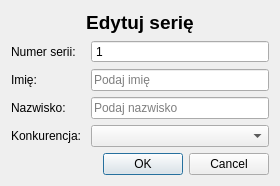
<?xml version="1.0" encoding="UTF-8"?>
<ui version="4.0">
 <class>Dialog</class>
 <widget class="QDialog" name="Dialog">
  <property name="geometry">
   <rect>
    <x>0</x>
    <y>0</y>
    <width>280</width>
    <height>180</height>
   </rect>
  </property>
  <property name="windowTitle">
   <string>Dialog</string>
  </property>
  <layout class="QFormLayout" name="formLayout">
   <item row="0" column="0" colspan="2">
    <widget class="QLabel" name="seria_label">
     <property name="text">
      <string>&lt;html&gt;&lt;head/&gt;&lt;body&gt;&lt;p align=&quot;center&quot;&gt;&lt;span style=&quot; font-size:14pt; font-weight:600;&quot;&gt;Edytuj serię&lt;/span&gt;&lt;/p&gt;&lt;/body&gt;&lt;/html&gt;</string>
     </property>
    </widget>
   </item>
   <item row="1" column="0">
    <widget class="QLabel" name="label_seria">
     <property name="text">
      <string>Numer serii:</string>
     </property>
    </widget>
   </item>
   <item row="1" column="1">
    <widget class="QSpinBox" name="seria_spinBox">
     <property name="buttonSymbols">
      <enum>QAbstractSpinBox::NoButtons</enum>
     </property>
     <property name="minimum">
      <number>1</number>
     </property>
     <property name="maximum">
      <number>9999</number>
     </property>
    </widget>
   </item>
   <item row="2" column="0">
    <widget class="QLabel" name="label">
     <property name="text">
      <string>Imię:</string>
     </property>
    </widget>
   </item>
   <item row="2" column="1">
    <widget class="QLineEdit" name="imie_lineEdit">
     <property name="placeholderText">
      <string>Podaj imię</string>
     </property>
    </widget>
   </item>
   <item row="3" column="0">
    <widget class="QLabel" name="label_2">
     <property name="text">
      <string>Nazwisko: </string>
     </property>
    </widget>
   </item>
   <item row="3" column="1">
    <widget class="QLineEdit" name="nazwisko_lineEdit">
     <property name="placeholderText">
      <string>Podaj nazwisko</string>
     </property>
    </widget>
   </item>
   <item row="4" column="0">
    <widget class="QLabel" name="label_4">
     <property name="text">
      <string>Konkurencja: </string>
     </property>
    </widget>
   </item>
   <item row="4" column="1">
    <widget class="QComboBox" name="konkurencja_comboBox"/>
   </item>
   <item row="5" column="0" colspan="2">
    <widget class="QDialogButtonBox" name="buttonBox">
     <property name="orientation">
      <enum>Qt::Horizontal</enum>
     </property>
     <property name="standardButtons">
      <set>QDialogButtonBox::Cancel|QDialogButtonBox::Ok</set>
     </property>
    </widget>
   </item>
  </layout>
 </widget>
 <resources/>
 <connections>
  <connection>
   <sender>buttonBox</sender>
   <signal>accepted()</signal>
   <receiver>Dialog</receiver>
   <slot>accept()</slot>
   <hints>
    <hint type="sourcelabel">
     <x>248</x>
     <y>254</y>
    </hint>
    <hint type="destinationlabel">
     <x>157</x>
     <y>274</y>
    </hint>
   </hints>
  </connection>
  <connection>
   <sender>buttonBox</sender>
   <signal>rejected()</signal>
   <receiver>Dialog</receiver>
   <slot>reject()</slot>
   <hints>
    <hint type="sourcelabel">
     <x>316</x>
     <y>260</y>
    </hint>
    <hint type="destinationlabel">
     <x>286</x>
     <y>274</y>
    </hint>
   </hints>
  </connection>
 </connections>
</ui>
